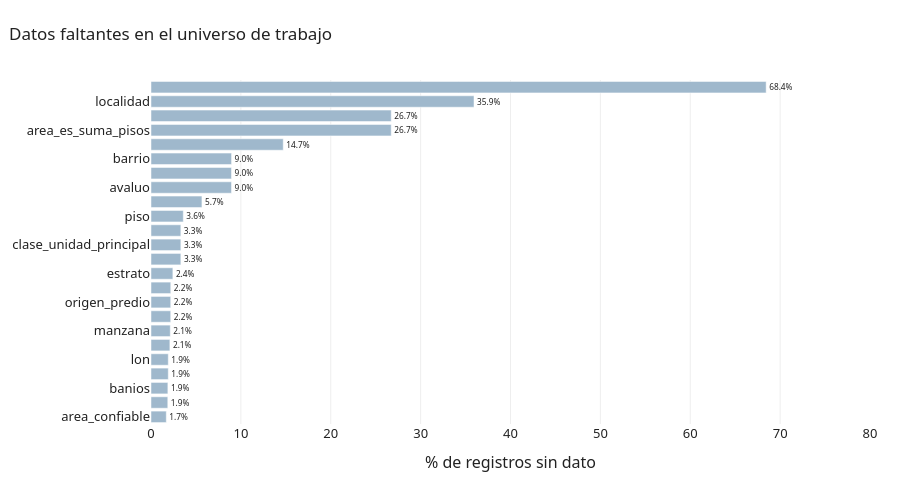

The notebook cell this image was saved under:
### Markdown cell above
## Datos faltantes

### Code cell
faltan = df.isna().mean().mul(100)
faltan = faltan[faltan > 0].sort_values()
fig = go.Figure(go.Bar(x=faltan.values, y=faltan.index, orientation="h", marker_color=GRIS,
                       text=[f"{v:.1f}%" for v in faltan.values], textposition="outside",
                       hovertemplate="%{y}: %{x:.1f}% sin dato<extra></extra>"))
fig.update_xaxes(title="% de registros sin dato", range=[0, 80])
mostrar(fig, "Datos faltantes en el universo de trabajo", alto=480)

### Figure 1 — Plotly figure (JSON) as saved in the notebook; plotly's stock layout.template omitted (floating-point values rounded to 4 significant figures)
{"data": [{"hovertemplate": "%{y}: %{x:.1f}% sin dato<extra></extra>", "marker": {"color": "#9FB8CC"}, "orientation": "h", "text": ["1.7%", "1.9%", "1.9%", "1.9%", "1.9%", "2.1%", "2.1%", "2.2%", "2.2%", "2.2%", "2.4%", "3.3%", "3.3%", "3.3%", "3.6%", "5.7%", "9.0%", "9.0%", "9.0%", "14.7%", "26.7%", "26.7%", "35.9%", "68.4%"], "textposition": "outside", "type": "bar", "x": [1.704, 1.868, 1.877, 1.922, 1.922, 2.1, 2.145, 2.196, 2.196, 2.2, 2.432, 3.321, 3.321, 3.321, 3.594, 5.667, 8.955, 8.955, 8.965, 14.71, 26.73, 26.73, 35.94, 68.45], "y": ["area_confiable", "anio_construccion", "banios", "lat", "lon", "habitaciones", "manzana", "codigo_predial", "origen_predio", "condicion_predio", "estrato", "plantas", "clase_unidad_principal", "origen_caract", "piso", "edad", "avaluo", "razon_precio_avaluo", "barrio", "estrato_num", "area_es_suma_pisos", "uso", "localidad", "origen_atributos"]}], "layout": {"height": 480, "title": {"text": "Datos faltantes en el universo de trabajo"}, "xaxis": {"range": [0, 80], "title": {"text": "% de registros sin dato"}}}}
